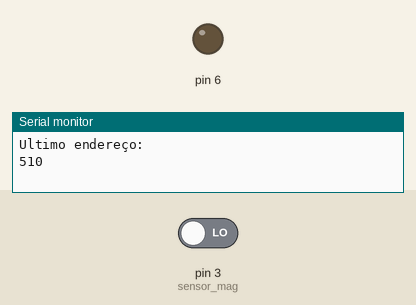
A sketch run on a simulated Arduino Uno, built with avr-gcc and run on an emulated ATmega328P. On the bench: output pins drawn as LEDs (lit = HIGH), the last lines printed to the serial monitor. The test bench sets the inputs (shaded band); at power-on: pin 3 (sensor_mag) LOW. Pins used as bus, display or sensor lines are not drawn.

Above: at 1.2 s.
1.3 s: pin 3 (sensor_mag) driven HIGH
At 2.7 s:
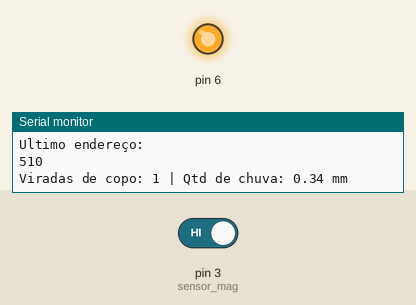
3.1 s: pin 3 (sensor_mag) driven LOW
Timing chart, 0 to 6.1 s (numbered marks = the images above; inputs shaded):
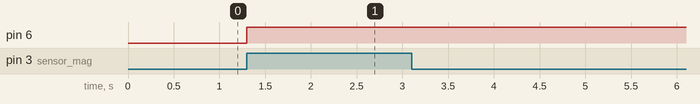

Measured:
- after the input at 1.3 s, pin 6: LOW → HIGH at once

The sketch:

coleta_dados.ino
```cpp
#include <EEPROM.h>


float m3_medido = 0;
float mm_chuva = 0;
int sensor_mag = 3;
int ler_sensor = 0;
int ler_sensor_anterior = 0;
int conta_virada_pote = 0;
float ml_por_virada = 2.7;
int tempo_segundos = 0;
long periodo_segundos = 20;
int ultimo_endereco = 0;


long tempsperiodo_segundos = 0;

void calc_chuva() {
  m3_medido = conta_virada_pote * ml_por_virada;
  mm_chuva = m3_medido * 127.39 / pow(10, 3);
  Serial.print("Viradas de copo: ");
  Serial.print(conta_virada_pote);
  Serial.print(" | Qtd de chuva: ");
  Serial.print(mm_chuva);
  Serial.println(" mm");
}


void setup() {
  Serial.begin(9600);
  pinMode(sensor_mag, INPUT);
  ler_sensor_anterior = digitalRead(sensor_mag);
  ultimo_endereco = int(EEPROM.read(511)) + int(EEPROM.read(512));
  Serial.println("Ultimo endereço: ");
  Serial.println(ultimo_endereco);
}

void loop() {
  ler_sensor = digitalRead(sensor_mag);

  if (ler_sensor != ler_sensor_anterior) {
    conta_virada_pote = conta_virada_pote + 1;
    pinMode(6, OUTPUT);
    digitalWrite(6, 82);
    delay(0.3* 1000);
    noTone(6);
    ler_sensor_anterior = ler_sensor;
    calc_chuva();
  }
  if ((millis() - tempsperiodo_segundos) >= periodo_segundos * 1000) {
    tempsperiodo_segundos = millis();
    Serial.println("Salvando na memória");
    EEPROM.write(ultimo_endereco, conta_virada_pote);
    ultimo_endereco = ultimo_endereco + 1;
    conta_virada_pote = 0;
    if (ultimo_endereco <= 255) {
      EEPROM.write(511, byte(ultimo_endereco));
    }
    if (ultimo_endereco > 255) {
      EEPROM.write(512, byte((ultimo_endereco - 255)));
    }
  }
}
```
